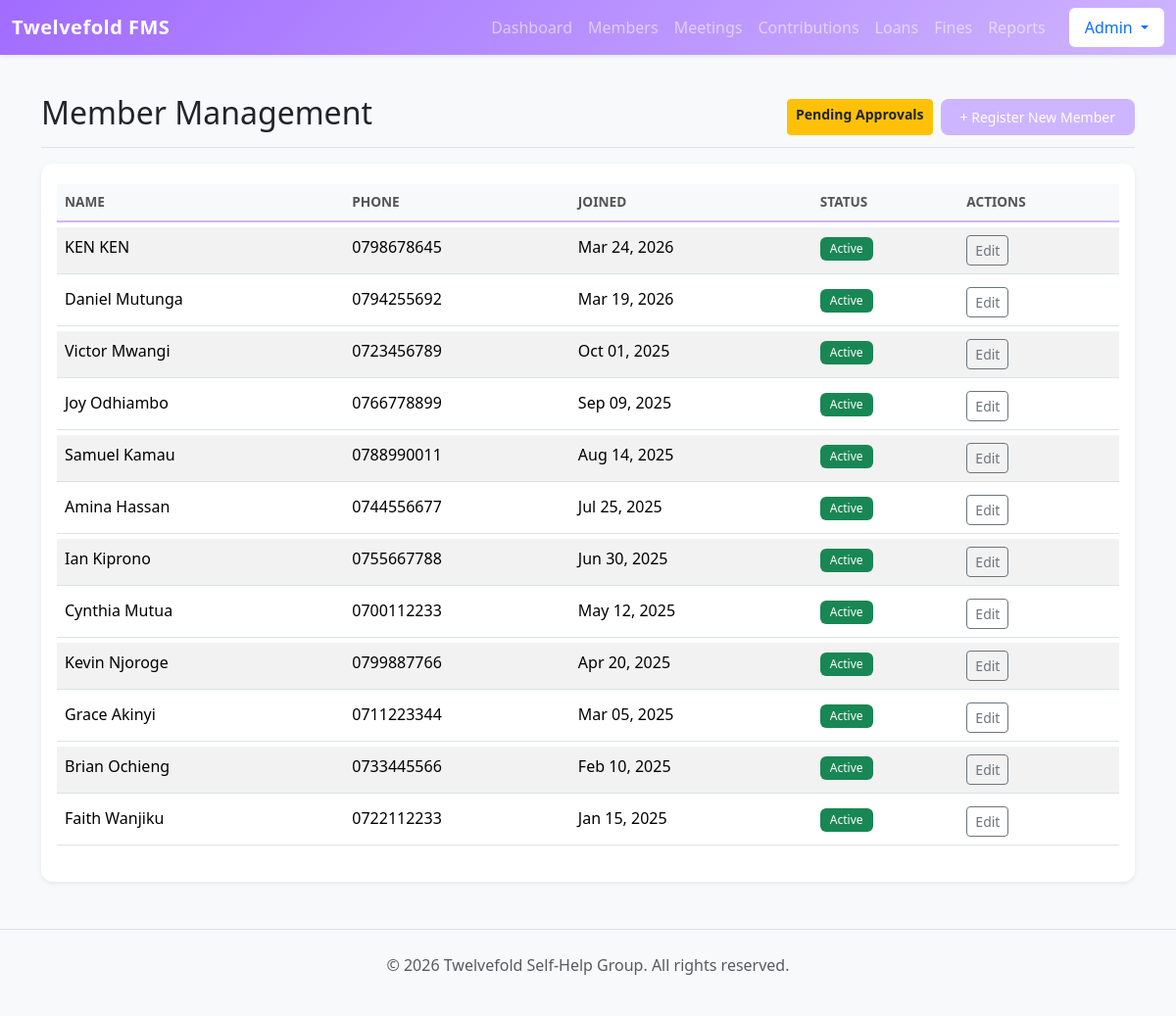
Screenshot of /members/ (signed in) with the database file from the repository.
### members/models.py (models this page shows, shortened)
class Member(models.Model):
    user = models.OneToOneField(User, on_delete=models.SET_NULL, null=True, blank=True, related_name='member_profile')
    first_name = models.CharField(max_length=50)
    last_name = models.CharField(max_length=50)
    phone_number = models.CharField(
        max_length=15,
        unique=True,
        help_text="Format: 07XX XXX XXX"
    )
    date_joined = models.DateField(default=timezone.now)
    monthly_contribution_amount = models.DecimalField(max_digits=10, decimal_places=2, default=0.00, blank=True, null=True)
    is_active = models.BooleanField(default=True)
    class Meta:
        ordering = ['first_name']

### members/views.py (the view)
# urls.py: path('', views.member_list, name='member_list'),
@login_required
def member_list(request):
    members = Member.objects.all().order_by('-date_joined')
    return render(request, 'members/member_list.html', {'members': members})

### templates/members/member_list.html (shortened to what this page needs)
<!DOCTYPE html>
<html lang="en">
<head>
</head>
<body>
{% extends 'base.html' %}
{% block content %}
<div class="d-flex justify-content-between flex-wrap flex-md-nowrap align-items-center pt-3 pb-2 mb-3 border-bottom">
    <h1 class="h2">Member Management</h1>
    <div class="d-flex gap-2">
    {% if user.is_staff %}
        <a href="{% url 'pending_approvals' %}" class="btn btn-sm btn-warning text-dark fw-bold">
             Pending Approvals
        </a>
        <a href="{% url 'add_member' %}" class="btn btn-sm btn-primary-custom">
            + Register New Member
        </a>
    {% endif %}
    </div>
</div>
<div class="card shadow-sm">
    <div class="card-body">
        <div class="table-responsive">
            <table class="table table-striped table-hover">
                <thead class="table-light">
                    <tr>
                        <th>Name</th>
                        <th>Phone</th>
                        <th>Joined</th>
                        <th>Status</th>
                        {% if user.is_staff %}
                        <th>Actions</th>
                        {% endif %}
                    </tr>
                </thead>
                <tbody>
                    {% for member in members %}
                    <tr>
                        <td>{{ member.first_name }} {{ member.last_name }}</td>
                        <td>{{ member.phone_number }}</td>
                        <td>{{ member.date_joined|date:"M d, Y" }}</td>
                        <td>
                            {% if member.is_active %}
                                <span class="badge bg-success">Active</span>
                            {% else %}
                                <span class="badge bg-secondary">Inactive</span>
                            {% endif %}
                        </td>
                        {% if user.is_staff %}
                        <td>
                            <a href="{% url 'edit_member' member.id %}" class="btn btn-sm btn-outline-secondary">Edit</a>
                        </td>
                        {% endif %}
                    </tr>
                    {% empty %}
                    <tr>
                        <td colspan="5" class="text-center text-muted py-4">
                            No members found.
                        </td>
                    </tr>
                    {% endfor %}
                </tbody>
            </table>
        </div>
    </div>
</div>
{% endblock %}

### templates/base.html (shortened to what this page needs)
{% load static %}
<!DOCTYPE html>
<html lang="en">
<head>
    <link rel="stylesheet" href="{% static 'css/bootstrap.min.css' %}">
    <link rel="stylesheet" href="{% static 'css/styles.css' %}">
</head>
<body class="bg-light">
    <nav class="navbar navbar-expand-lg navbar-dark navbar-custom mb-4 shadow-sm">
        <div class="container-fluid">
            <a class="navbar-brand fw-bold" href="{% url 'dashboard' %}">Twelvefold FMS</a>
            <div class="collapse navbar-collapse" id="navbarNav">
                {% if user.is_authenticated %}
                <ul class="navbar-nav ms-auto">
                    {% if user.is_staff or user.member_profile %}
                        <li class="nav-item"><a class="nav-link" href="{% url 'dashboard' %}">Dashboard</a></li>
                        <li class="nav-item"><a class="nav-link" href="{% url 'member_list' %}">Members</a></li>
                    {% if user.is_staff %}
                        <li class="nav-item"><a class="nav-link" href="{% url 'meeting_list' %}">Meetings</a></li>
                    {% endif %}
                        <li class="nav-item"><a class="nav-link" href="{% url 'contribution_list' %}">Contributions</a></li>
                        <li class="nav-item"><a class="nav-link" href="{% url 'loan_list' %}">Loans</a></li>
                        <li class="nav-item"><a class="nav-link" href="{% url 'fine_list' %}">Fines</a></li>
                        <li class="nav-item"><a class="nav-link" href="{% url 'financial_report' %}">Reports</a></li>
                    {% endif %}
                    <li class="nav-item dropdown ms-3">
                        <a class="nav-link dropdown-toggle bg-white text-primary rounded px-3" href="#" role="button" data-bs-toggle="dropdown">
                             {{ user.username|title }}
                        </a>
                    </li>
                </ul>
                {% endif %}
            </div>
        </div>
    </nav>
    <div class="container">
        {% block content %}
        {% endblock %}
    </div>
    <footer class="text-center py-4 mt-5 text-muted border-top">
        <p>&copy; 2026 Twelvefold Self-Help Group. All rights reserved.</p>
    </footer>
</body>
</html>

### static/css/styles.css (style rules this page uses)
:root { --c-lavender-mist: #D3D3FF; --c-pale-purple: #CEB5FF; --c-dark-purple: #a16cff; --c-soft-blue: #8EC1DE; --c-vivid-blue: #38A8FF; --c-dark-blue: #0d6efd; }
body { background-color: #f4f7f6; font-family: 'Segoe UI', Tahoma, Geneva, Verdana, sans-serif; }
.navbar-custom { background: linear-gradient(135deg, var(--c-dark-purple), var(--c-pale-purple)); box-shadow: 0 2px 10px rgba(0,0,0,0.1); }
.navbar-brand { font-weight: 1000; letter-spacing: 0.5px; }
.card { border: none; border-radius: 12px; transition: transform 0.3s ease, box-shadow 0.3s ease; background-color: white; }
.btn-primary-custom { background-color: var(--c-pale-purple); border: none; padding: 8px 20px; border-radius: 8px; transition: all 0.2s; color: white; }
.table { border-collapse: separate; border-spacing: 0 5px; }
.table thead th { border-bottom: 2px solid var(--c-pale-purple); color: #555; font-weight: 600; text-transform: uppercase; font-size: 0.85rem; }
.badge { padding: 6px 10px; border-radius: 6px; font-weight: 500; }

### rows the page displays
Member: first_name "KEN", last_name "KEN", phone_number "0798678645", date_joined "Mar 24, 2026", is_active "Active"
Member: first_name "Daniel", last_name "Mutunga", phone_number "0794255692", date_joined "Mar 19, 2026", is_active "Active"
Member: first_name "Victor", last_name "Mwangi", phone_number "0723456789", date_joined "Oct 01, 2025", is_active "Active"
Member: first_name "Joy", last_name "Odhiambo", phone_number "0766778899", date_joined "Sep 09, 2025", is_active "Active"
Member: first_name "Samuel", last_name "Kamau", phone_number "0788990011", date_joined "Aug 14, 2025", is_active "Active"
Member: first_name "Amina", last_name "Hassan", phone_number "0744556677", date_joined "Jul 25, 2025", is_active "Active"
Member: first_name "Ian", last_name "Kiprono", phone_number "0755667788", date_joined "Jun 30, 2025", is_active "Active"
Member: first_name "Cynthia", last_name "Mutua", phone_number "0700112233", date_joined "May 12, 2025", is_active "Active"
Member: first_name "Kevin", last_name "Njoroge", phone_number "0799887766", date_joined "Apr 20, 2025", is_active "Active"
Member: first_name "Grace", last_name "Akinyi", phone_number "0711223344", date_joined "Mar 05, 2025", is_active "Active"
Member: first_name "Brian", last_name "Ochieng", phone_number "0733445566", date_joined "Feb 10, 2025", is_active "Active"
Member: first_name "Faith", last_name "Wanjiku", phone_number "0722112233", date_joined "Jan 15, 2025", is_active "Active"

### other values shown
{{ user.username|title }} "Admin"
